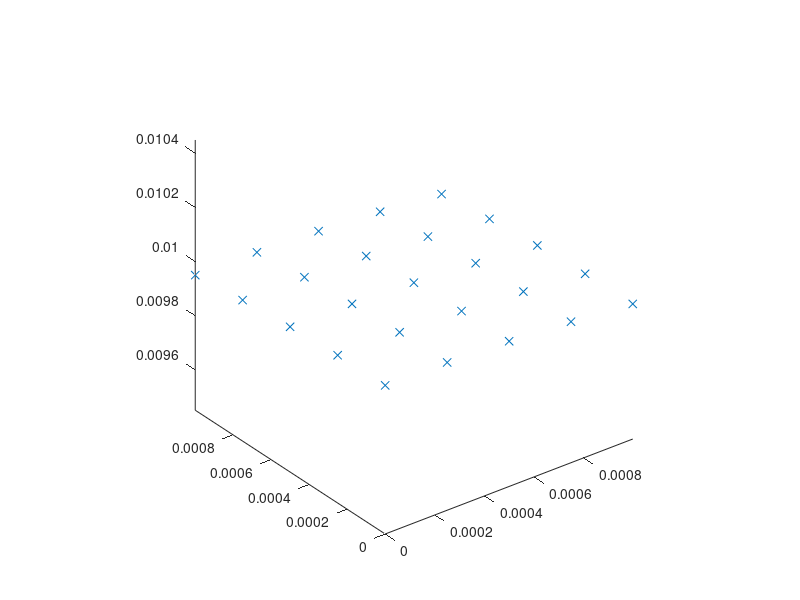

Source code (MATLAB):
function generateTest

obj = 'sphere';

r = 0.01; 
N = 20;
N=5;

A = zeros(N^2,3); % r,phi,theta

% phi   = linspace(0    ,2*pi,2*N); 
% theta = linspace(-pi/2,pi/2,N);
phi   = linspace(0,0.1,N); 
theta = linspace(0,0.1,N);


[PHI,THETA] = meshgrid(phi,theta); 

x = r.*cos(THETA).*sin(PHI); 
y = r.*sin(THETA); 
z = r.*cos(THETA).*cos(PHI); 

A(:,1) = reshape(x,N^2,1);
A(:,2) = reshape(y,N^2,1);
A(:,3) = reshape(z,N^2,1);

figure, plot3(A(:,1),A(:,2),A(:,3),'x'), axis equal



save('-ascii',[obj,'.txt'],'A');



end


